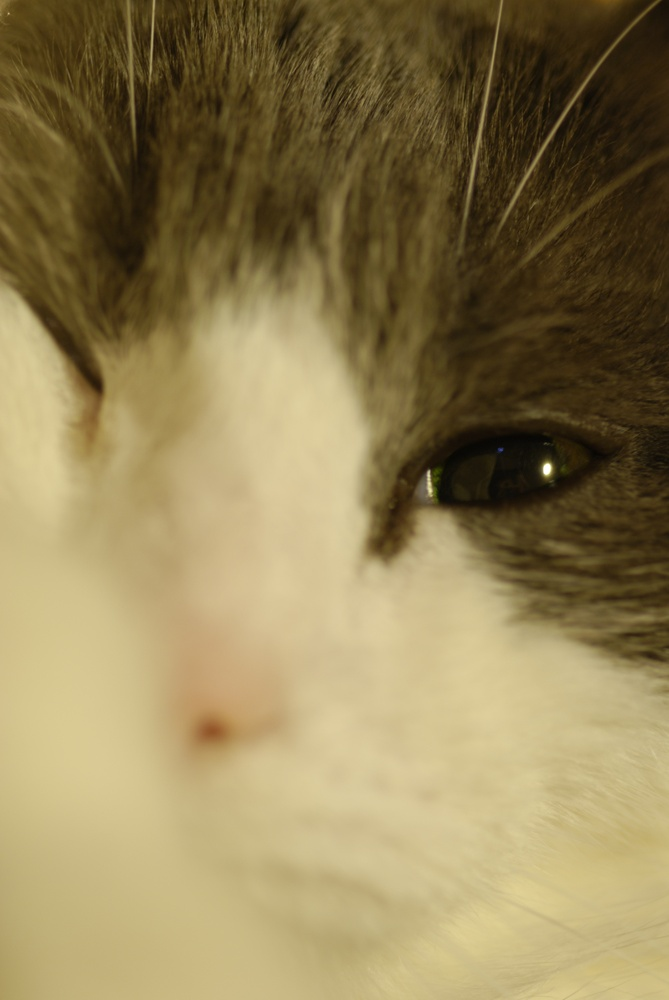
#> input picture chapter_2/CameraTrap/media/PlasmaWink_0.jpg, 669 x 1000 px, shrunk from 1296 x 1936 before the run
$ python test_hdr_merge.py
#> lines starting #> are read from the running program, lines starting #| are printed output that depends on the picture
#!/usr/bin/env python

from CVBackwardCompat import cv2


def main():

    ldr_images = [
        cv2.imread('media/PlasmaWink_0.jpg'),
        cv2.imread('media/PlasmaWink_1.jpg')]
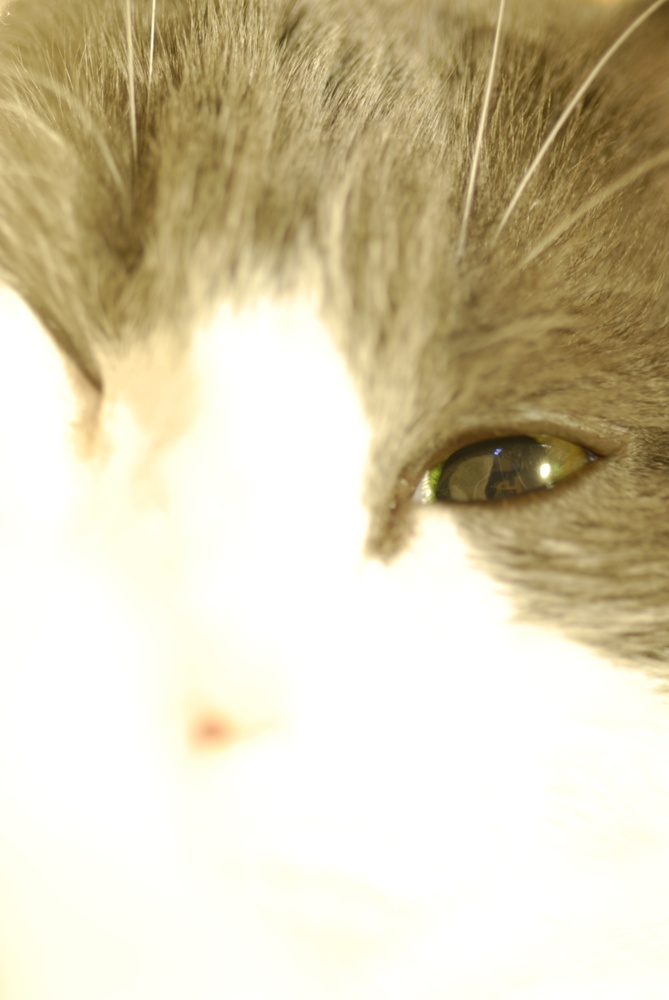
#> input picture chapter_2/CameraTrap/media/PlasmaWink_1.jpg, 669 x 1000 px, shrunk from 1296 x 1936 before the run

    hdr_processor = cv2.createMergeMertens()
    hdr_image = hdr_processor.process(ldr_images) * 255
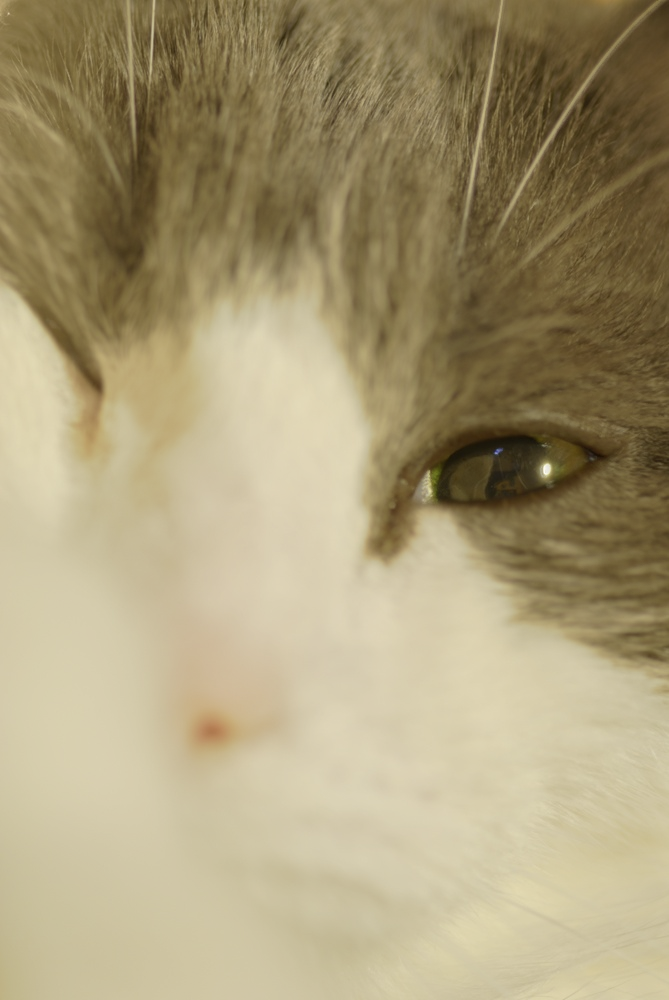
#> hdr_image: shape (1000, 669, 3) float32; mean of channels 0, 1, 2 117, 160.8, 176.9; drawn with min black and max white
    cv2.imwrite('media/PlasmaWink_HDR.jpg', hdr_image)


if __name__ == '__main__':
    main()
